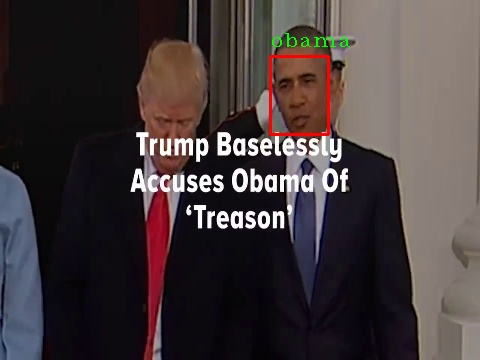
#> input picture img.jpg, 480 x 360 px, given in place of obama.mp4, which was not available
$ python haar.py
#> lines starting #> are read from the running program, lines starting #| are printed output that depends on the picture; after the words box and inside, x2 and y2 are one past the last pixel; in counts of white or black regions, pixels touching at a corner belong together; pictures that were not available may be replaced by others from this repository, and a replacement may not be noted
#> further down, frame is the input picture: shape (360, 480, 3); mean B, G, R 59.1, 57.9, 67.5
from __future__ import print_function
import cv2 as cv
import argparse


face_cascade = cv.CascadeClassifier("./front_face.xml")

def detectAndDisplay(frame):
    frame_gray = cv.cvtColor(frame, cv.COLOR_BGR2GRAY)
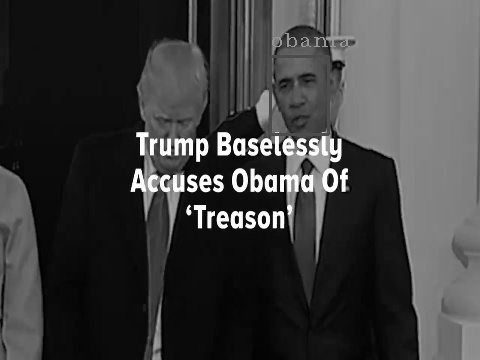
#> frame_gray: shape (360, 480); min 0, max 255, mean 61
    frame_gray = cv.equalizeHist(frame_gray)
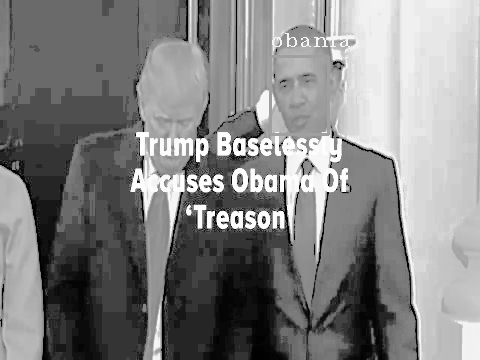
#> frame_gray: shape (360, 480); min 0, max 255, mean 130.8
    #-- Detect faces
    faces = face_cascade.detectMultiScale(frame_gray)
#> faces = [[160, 284, 41, 41], [264, 57, 67, 67]]
    for (x,y,w,h) in faces:
        center = (x + w//2, y + h//2)
        frame = cv.ellipse(frame, center, (w//2, h//2), 0, 0, 360, (255, 0, 255), 4)
        faceROI = frame_gray[y:y+h,x:x+w]
#> this loop made 2 passes
#> (x, y, w, h, center) on passes 1 to 2: (160, 284, 41, 41, (180, 304)), (264, 57, 67, 67, (297, 90))
#> pass 1, in detectAndDisplay, `frame = cv.ellipse(frame, center, (w//2, h//2), 0, 0, 360, (255, 0, 25..`:
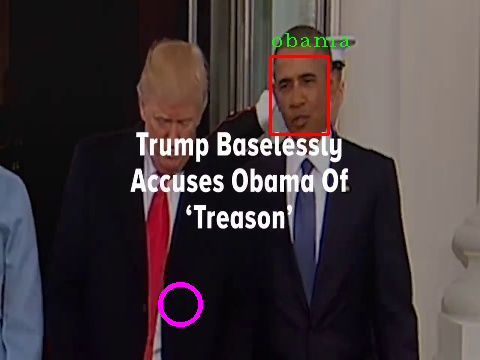
#> frame: shape (360, 480, 3); 0.36% of pixels changed, all inside (x1, y1, x2, y2) = (158, 282, 203, 327)
#> pass 1, in detectAndDisplay, `faceROI = frame_gray[y:y+h,x:x+w]`:
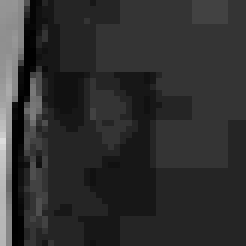
#> faceROI: shape (41, 41) (shown 6 times larger); min 0, max 221, mean 47
#> pass 2, in detectAndDisplay, `frame = cv.ellipse(frame, center, (w//2, h//2), 0, 0, 360, (255, 0, 25..`:
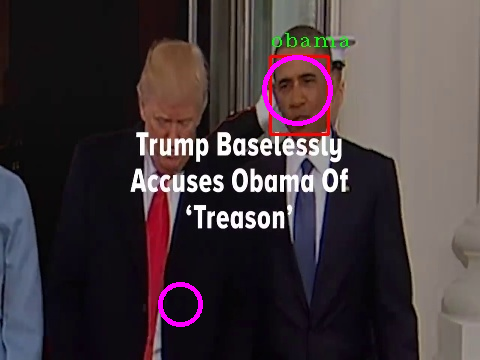
#> frame: shape (360, 480, 3); 0.59% of pixels changed, all inside (x1, y1, x2, y2) = (262, 55, 333, 126)
#> pass 2, in detectAndDisplay, `faceROI = frame_gray[y:y+h,x:x+w]`:
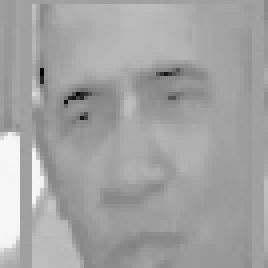
#> faceROI: shape (67, 67) (shown 4 times larger); min 2, max 247, mean 163.1
        #-- In each face, detect eyes
    cv.imshow('Capture - Face detection', frame)
cap = cv.VideoCapture("./obama.mp4")
while True:
    ret, frame = cap.read()
    if frame is None:
        print('--(!) No captured frame -- Break!')
        break
    detectAndDisplay(frame)
    if cv.waitKey(10) == 27:
#> (key Esc is pressed here)
        break
